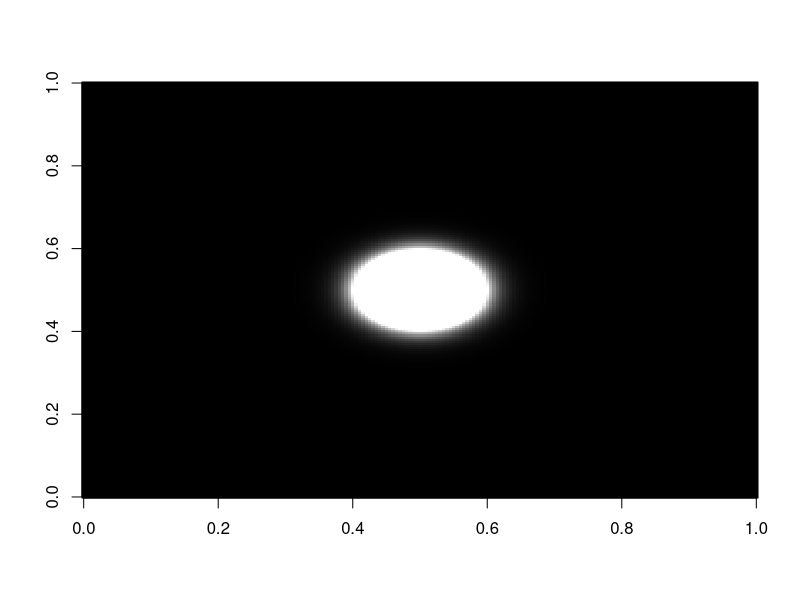

Source code (R):
R1 <- 20 # diafragm radius, µm
R2 <- 50 # ring radius, µm, should be more than R1
D <- 100 # stripe width, µm
step <- 1 # µm
f <- 0.5 # function of intensity distribution in ring
N <- 1 # normalize coefficient

T1 <- 0 # inner thickness, µm
T2 <- 100 # outer thickness, µm

Ring_Thickness <- function(r) {

	if (r <= R1) {

		t <- NA #T1

	} else if (r > R2) {

		t <- T2

	} else {

		t <- (T2 - T1) * (r - R1) / (R2 - R1) # linear profile function

	}

	return(t)

}

range <- seq(-(R2+D/2), R2+D/2, step)

ring_t <- matrix(NA, length(range), length(range))
dimnames(ring_t) <- list(range, range)

for (i in range) {

	for (j in range) {

		r <- sqrt(i^2 + j^2)
		ring_t[toString(i),toString(j)] <- Ring_Thickness(r)

	}

}

ring <- step^2 * exp(ring_t * log(10^-4) / T2) # 10^-4 — transmition for 100µm Mo at 9.7keV

image(ring, col=gray(0:255/255))

